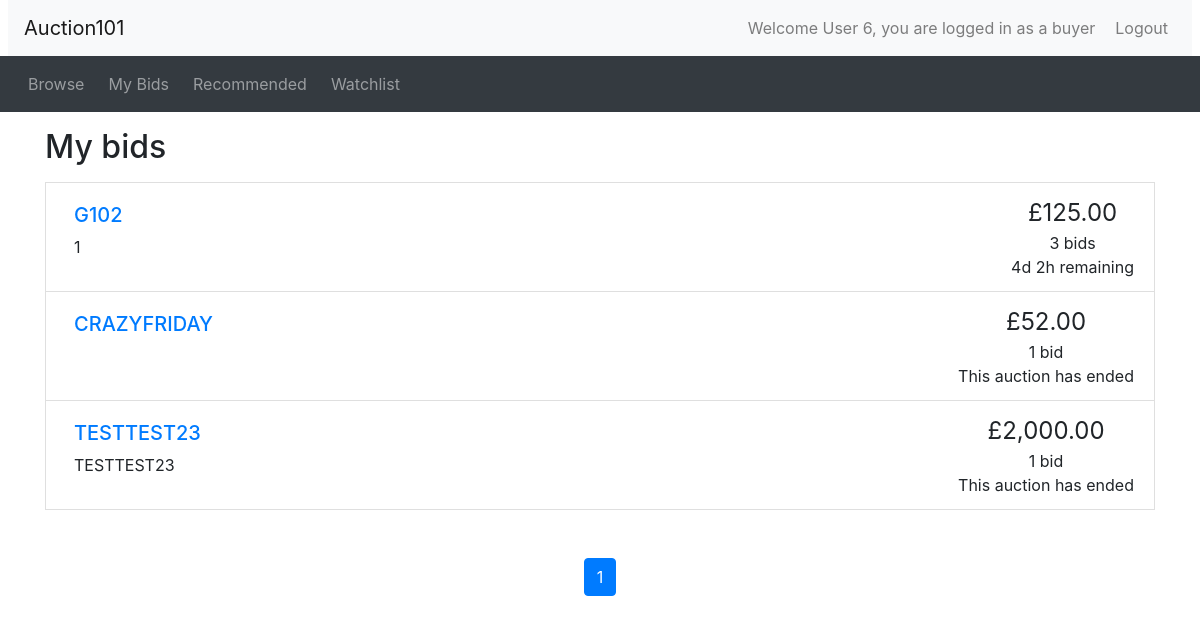
The page /mybids.php (signed in) on the database as committed earlier.
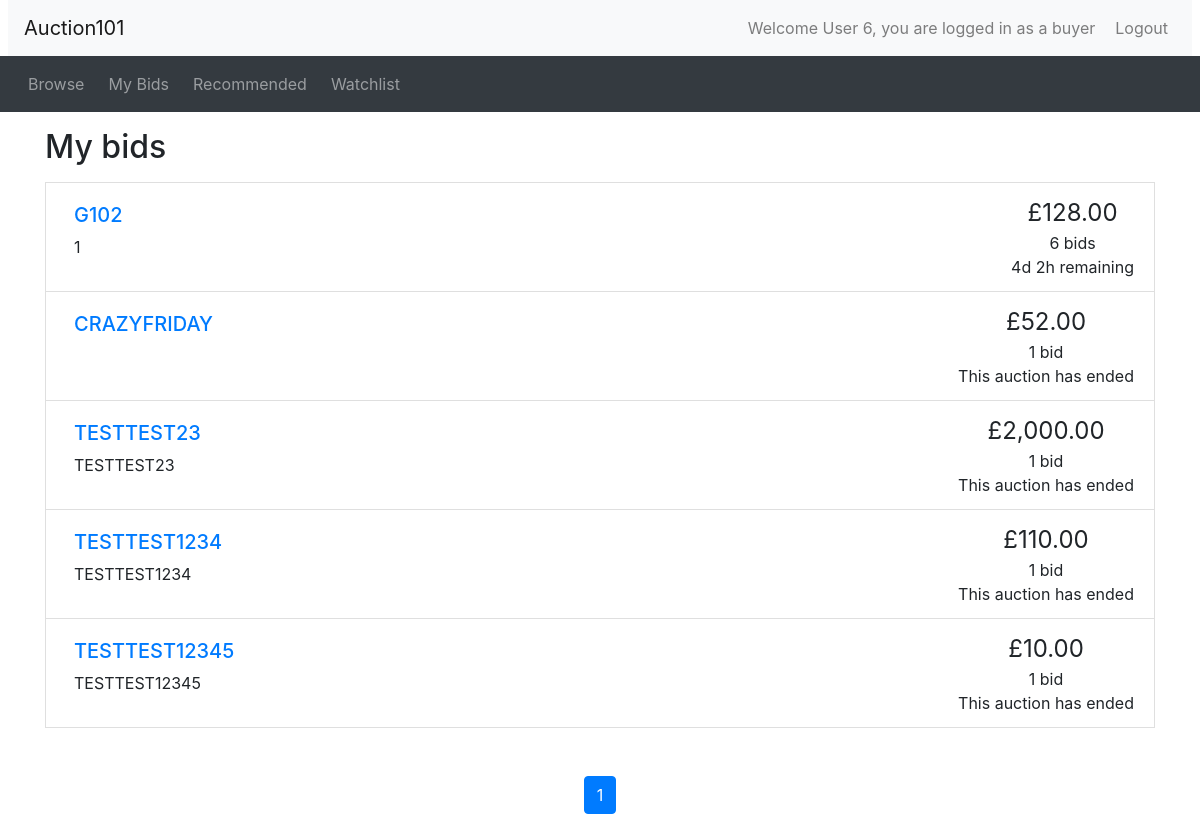
The same page on the database as committed later.
### tables this page shows
CREATE TABLE IF NOT EXISTS `auctions` (
  `itemID` int NOT NULL AUTO_INCREMENT,
  `itemName` varchar(50) DEFAULT NULL,
  `itemDescription` varchar(200) DEFAULT NULL,
  `category` varchar(30) DEFAULT NULL,
  `startingPrice` int DEFAULT NULL,
  `reservePrice` int DEFAULT NULL,
  `endDate` varchar(20) DEFAULT NULL,
  `sellerID` int DEFAULT NULL,
  `highestBid` int DEFAULT NULL,
  `auctionStatus` int DEFAULT NULL,
  `buyerID` int DEFAULT NULL,
  PRIMARY KEY (`itemID`),
  KEY `fk_userid_1` (`sellerID`),
  KEY `fk_userid_2` (`buyerID`)
);

### utilities.php (the view, shortened to what this page needs)
<?php
function display_time_remaining($interval) {
    if ($interval->days == 0 && $interval->h == 0) {
      $time_remaining = $interval->format('%im %Ss');
    }
    else if ($interval->days == 0) {
      $time_remaining = $interval->format('%hh %im');
    }
    else {
      $time_remaining = $interval->format('%ad %hh');
    }
  return $time_remaining;
}
function print_listing_li($item_id, $title, $desc, $price, $num_bids, $end_time)
{
  if (strlen($desc) > 250) {
    $desc_shortened = substr($desc, 0, 250) . '...';
  }
  else {
    $desc_shortened = $desc;
  }
  if ($num_bids == 1) {
    $bid = ' bid';
  }
  else {
    $bid = ' bids';
  }
  $now = new DateTime();
  if ($now > $end_time) {
    $time_remaining = 'This auction has ended';
  }
  else {
    $time_to_end = date_diff($now, $end_time);
    $time_remaining = display_time_remaining($time_to_end) . ' remaining';
  }
  echo('
    <li class="list-group-item d-flex justify-content-between">
    <div class="p-2 mr-5"><h5><a href="listing.php?item_id=' . $item_id . '">' . $title . '</a></h5>' . $desc_shortened . '</div>
    <div class="text-center text-nowrap"><span style="font-size: 1.5em">£' . number_format($price, 2) . '</span><br/>' . $num_bids . $bid . '<br/>' . $time_remaining . '</div>
  </li>'
  );
}
?>

### header.php (shortened to what this page needs)
<?php
  if(!isset($_SESSION) | $_SESSION==null){
    $_SESSION['logged_in'] = false;
    $_SESSION['account_type'] = 'seller';
    $_SESSION['user_id'] = null;
  }elseif($_SESSION['user_id'] != null){
    $user_id=$_SESSION['user_id'];
    $account_type = $_SESSION['account_type'];
  }
?>
<!doctype html>
<html lang="en">
<head>
  <link rel="stylesheet" href="css/bootstrap.min.css">
  <link rel="stylesheet" href="https://cdnjs.cloudflare.com/ajax/libs/font-awesome/4.7.0/css/font-awesome.min.css">
  <link rel="stylesheet" href="css/custom.css">
<nav class="navbar navbar-expand-lg navbar-light bg-light mx-2">
  <a class="navbar-brand" href="#">Auction101 </a>
  <ul class="navbar-nav ml-auto" >
  <?php if (isset($_SESSION['logged_in']) && $_SESSION['logged_in'] == true){
    echo '<li class="nav-item mx-1">
      <a class="nav-link">Welcome User '.$user_id.', you are logged in as a '.$account_type.' </a>
    </li>';
  }
  ?>
  <li class="nav-item" >
<?php
  if (isset($_SESSION['logged_in']) && $_SESSION['logged_in'] == true) {
    echo  '<a class="nav-link " href="logout.php">Logout</a>';
  }
  else {
    echo '<button type="button" class="btn nav-link" data-toggle="modal" data-target="#loginModal">Login</button>';
  }
?>
    </li>
  </ul>
</nav>
<nav class="navbar navbar-expand-lg navbar-dark bg-dark">
  <ul class="navbar-nav align-middle">
	<li class="nav-item mx-1">
      <a class="nav-link" href="browse.php">Browse</a>
    </li>
<?php
  if (isset($_SESSION['account_type']) && $_SESSION['logged_in'] == true && $_SESSION['account_type'] == 'buyer') {
  echo('
	<li class="nav-item mx-1">
      <a class="nav-link" href="mybids.php">My Bids</a>
    </li>
	<li class="nav-item mx-1">
      <a class="nav-link" href="recommendations.php">Recommended</a>
    </li>
  <li class="nav-item mx-1">
      <a class="nav-link" href="watchlist.php">Watchlist</a>
    </li>');
  }
?>
  </ul>
</nav>

### mybids.php (shortened to what this page needs)
<?php include_once("header.php")?>
<?php require("utilities.php")?>
<?php include_once("database.php")?>
<div class="container">
<h2 class="my-3">My bids</h2>
<?php
  if(isset($_SESSION['user_id']  )){
    $buyer_id = $_SESSION['user_id'];
  } else {
    echo 'no id error';
  }
  $query = " SELECT itemID
  FROM `bidhistory`
  WHERE buyerID = $buyer_id
  GROUP BY itemID ";
  if (mysqli_query($connection, $query)){
    $item_id_results = mysqli_query($connection, $query);
  } else{
    die('Error: ' . mysqli_error($connection));
  }
  $result_fetched = mysqli_fetch_all($item_id_results);
  $num_results = $item_id_results->num_rows;
  $results_per_page = 10;
  $max_page = ceil($num_results / $results_per_page);
  foreach ($result_fetched as $index => $item) {
    $new_query = "SELECT * FROM `auctions` WHERE itemID = $item[0]";
    if(mysqli_query($connection, $new_query)){
      $result = mysqli_query($connection, $new_query);
    } else {
      die('Error: ' . mysqli_error($connection));
    }
    $infos = mysqli_fetch_row($result);
    $bids_number_query = "SELECT count(*) FROM `bidhistory` WHERE itemID = $item[0]";
    if(mysqli_query($connection, $new_query)){
      $bid_number_result = mysqli_query($connection, $bids_number_query);
      $bid_number_row = mysqli_fetch_row($bid_number_result);
      $num_bids = $bid_number_row[0];
    } else {
        $num_bids = 0;
    }
    $item_id = $infos[0];
    $title = $infos[1];
    $description = $infos[2];
    $current_price = $infos[8];
    $end_date = new DateTime($infos[6]);
    print_listing_li($item_id, $title, $description, $current_price, $num_bids, $end_date);
  }
?>
<nav aria-label="Search results pages" class="mt-5">
  <ul class="pagination justify-content-center">
<?php
  if (!isset($_GET['page'])) {
    $curr_page = 1;
  }
  else {
    $curr_page = $_GET['page'];
  }
  $querystring = "";
  $high_page_boost = max(3 - $curr_page, 0);
  $low_page_boost = max(2 - ($max_page - $curr_page), 0);
  $low_page = max(1, $curr_page - 2 - $low_page_boost);
  $high_page = min($max_page, $curr_page + 2 + $high_page_boost);
  for ($i = $low_page; $i <= $high_page; $i++) {
    if ($i == $curr_page) {
      echo('
    <li class="page-item active">');
    }
    else {
      echo('
    <li class="page-item">');
    }
    echo('
      <a class="page-link" href="browse.php?' . $querystring . 'page=' . $i . '">' . $i . '</a>
    </li>');
  }
?>
  </ul>
</nav>
</div>
<?php include_once("footer.php")?>

### footer.php (shortened to what this page needs)
</body>
</html>

Rows that differ between the two databases and show on the page:
added auctions: itemName "TESTTEST1234", itemDescription "TESTTEST1234", highestBid "110.00"
added auctions: itemName "TESTTEST12345", itemDescription "TESTTEST12345", highestBid "10.00"
Other text that changed with them:
new list line: "G102 1 128.00"
new list line: "£ 6 bids 4d 2h remaining"
new list line: "£ 1 bid This auction has ended"
list line gone: "G102 1 125.00"
list line gone: "£ 3 bids 4d 2h remaining"
